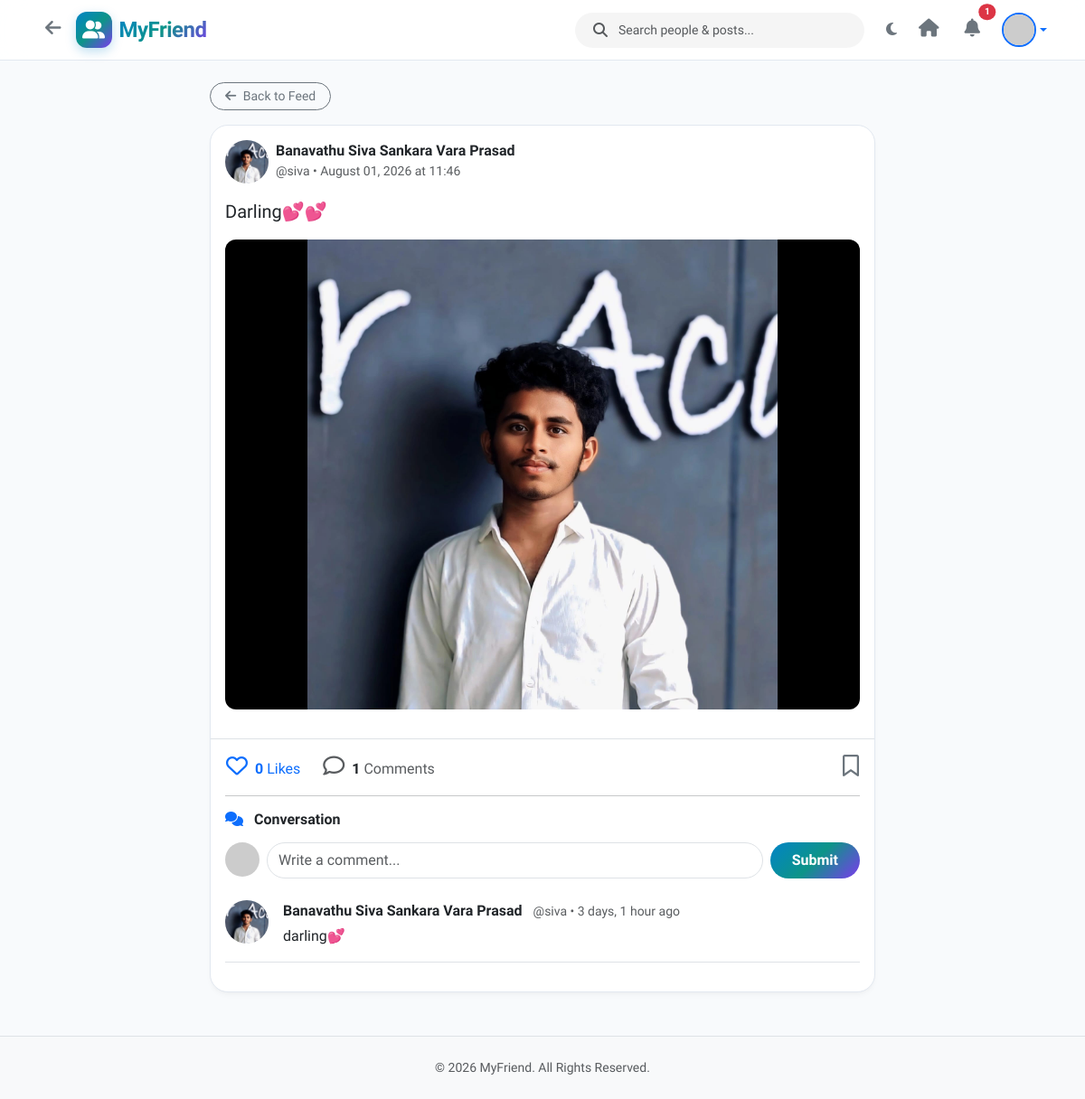
The app's page /post/6/ (signed in) with its own data.
### app/models.py (models this page shows, shortened)
class Post(models.Model):
    author = models.ForeignKey(User, on_delete=models.CASCADE, related_name='posts')
    caption = models.TextField()
    image = models.ImageField(upload_to='post_images/', blank=True, null=True)
    created_at = models.DateTimeField(auto_now_add=True)
    updated_at = models.DateTimeField(auto_now=True)
    class Meta:
        ordering = ['-created_at']
    @property
    def likes_count(self):
        return self.likes.count()
    @property
    def comments_count(self):
        return self.comments.count()

class UserProfile(models.Model):
    user = models.OneToOneField(User, on_delete=models.CASCADE, related_name='profile')
    profile_image = models.ImageField(upload_to='profile_pics/', blank=True, null=True)
    cover_image = models.ImageField(upload_to='cover_pics/', blank=True, null=True)
    bio = models.TextField(max_length=500, blank=True, null=True)
    location = models.CharField(max_length=100, blank=True, null=True)
    website = models.URLField(max_length=200, blank=True, null=True)
    created_at = models.DateTimeField(auto_now_add=True)
    @property
    def avatar_url(self):
        if self.profile_image and hasattr(self.profile_image, 'url'):
            return self.profile_image.url
        return f"https://ui-avatars.com/api/?name={self.user.username}&background=0284c7&color=fff&size=150"

class Comment(models.Model):
    post = models.ForeignKey(Post, on_delete=models.CASCADE, related_name='comments')
    author = models.ForeignKey(User, on_delete=models.CASCADE, related_name='comments')
    comment = models.TextField()
    created_at = models.DateTimeField(auto_now_add=True)
    class Meta:
        ordering = ['created_at']

### app/views.py (the view, shortened to what this page needs)
# urls.py: path('post/<int:post_id>/', views.post_detail_view, name='post_detail'),
@login_required
def post_detail_view(request, post_id):
    post = get_object_or_404(Post.objects.select_related('author', 'author__profile'), id=post_id)
    comments = post.comments.select_related('author', 'author__profile').all()
    comment_form = CommentForm()
    is_liked = Like.objects.filter(user=request.user, post=post).exists()
    is_saved = SavedPost.objects.filter(user=request.user, post=post).exists()
    context = {
        'post': post,
        'comments': comments,
        'comment_form': comment_form,
        'is_liked': is_liked,
        'is_saved': is_saved,
    }
    return render(request, 'post_detail.html', context)

### app/forms.py
class CommentForm(forms.ModelForm):
    comment = forms.CharField(
        widget=forms.TextInput(attrs={
            'class': 'form-control rounded-pill pe-5',
            'placeholder': 'Write a comment...'
        })
    )
    class Meta:
        model = Comment
        fields = ['comment']

### app/views.py (called while the page is built)
def unread_notifications_context(request):
    if request.user.is_authenticated:
        count = Notification.objects.filter(receiver=request.user, is_read=False).count()
        return {'unread_notifications_count': count}
    return {'unread_notifications_count': 0}

### templates/post_detail.html (shortened to what this page needs)
{% extends 'base.html' %}
{% load static %}
{% block content %}
<div class="container">
    <div class="row justify-content-center">
        <div class="col-lg-8">
            <div class="mb-3">
                <a href="{% url 'home' %}" class="btn btn-sm btn-outline-secondary rounded-pill px-3">
                    <i class="fas fa-arrow-left me-1"></i> Back to Feed
                </a>
            </div>
            <div class="card card-connecthub mb-4">
                <div class="card-header bg-transparent border-0 d-flex align-items-center justify-content-between p-3 pb-0">
                    <div class="d-flex align-items-center gap-2">
                        <a href="{% url 'profile' username=post.author.username %}">
                            <img src="{{ post.author.profile.avatar_url }}" alt="{{ post.author.username }}" class="avatar-md">
                        </a>
                        <div>
                            <h6 class="fw-bold mb-0">
                                <a href="{% url 'profile' username=post.author.username %}" class="text-decoration-none text-reset">
                                    {{ post.author.get_full_name|default:post.author.username }}
                                </a>
                            </h6>
                            <span class="text-muted small">@{{ post.author.username }} • {{ post.created_at|date:"F d, Y \a\t H:i" }}</span>
                        </div>
                    </div>
                </div>
                <div class="card-body px-3 py-3">
                    <p class="card-text fs-5 text-break mb-3">{{ post.caption|linebreaksbr }}</p>
                    {% if post.image %}
                    <div class="post-image-container mb-3">
                        <img src="{{ post.image.url }}" alt="Post Image" class="img-fluid rounded-3">
                    </div>
                    {% endif %}
                </div>
                <div class="card-footer bg-transparent border-0 px-3 py-3 border-top">
                    <div class="d-flex align-items-center justify-content-between mb-3">
                        <div class="d-flex align-items-center gap-4">
                            <button type="button" class="btn btn-link text-decoration-none p-0 btn-like-trigger {% if is_liked %}liked{% endif %}" data-post-id="{{ post.id }}">
                                <i class="{% if is_liked %}fas{% else %}far{% endif %} fa-heart fs-4 like-icon me-1"></i>
                                <span class="like-count fw-bold fs-6">{{ post.likes_count }}</span> Likes
                            </button>
                            <span class="text-muted"><i class="far fa-comment fs-4 me-1"></i> <strong class="text-dark">{{ post.comments_count }}</strong> Comments</span>
                        </div>
                        <button type="button" class="btn btn-link text-decoration-none text-secondary p-0 btn-save-trigger {% if is_saved %}saved{% endif %}" data-post-id="{{ post.id }}">
                            <i class="{% if is_saved %}fas{% else %}far{% endif %} fa-bookmark fs-4 save-icon"></i>
                        </button>
                    </div>
                    <hr class="my-3">
                    <h6 class="fw-bold mb-3"><i class="fas fa-comments text-primary me-2"></i> Conversation</h6>
                    <form method="POST" action="{% url 'post_detail' post_id=post.id %}" class="mb-4">
                        <div class="d-flex gap-2">
                            <img src="{{ user.profile.avatar_url }}" class="avatar-sm" alt="Avatar">
                            <div class="input-group">
                                {{ comment_form.comment }}
                                <button type="submit" class="btn btn-accent px-4 ms-2 rounded-pill">Submit</button>
                            </div>
                        </div>
                    </form>
                    <div class="comments-list">
                        {% for comment in comments %}
                        <div class="d-flex gap-3 mb-3 align-items-start border-bottom pb-3">
                            <a href="{% url 'profile' username=comment.author.username %}">
                                <img src="{{ comment.author.profile.avatar_url }}" class="avatar-md" alt="Avatar">
                            </a>
                            <div class="w-100">
                                <div class="d-flex justify-content-between align-items-center mb-1">
                                    <div>
                                        <a href="{% url 'profile' username=comment.author.username %}" class="fw-bold text-dark text-decoration-none me-2">
                                            {{ comment.author.get_full_name|default:comment.author.username }}
                                        </a>
                                        <span class="text-muted small">@{{ comment.author.username }} • {{ comment.created_at|timesince }} ago</span>
                                    </div>
                                </div>
                                <p class="mb-0 text-break">{{ comment.comment }}</p>
                            </div>
                        </div>
                        {% empty %}
                        <div class="text-center text-muted py-4">
                            <p class="mb-0">No comments yet. Start the conversation!</p>
                        </div>
                        {% endfor %}
                    </div>
                </div>
            </div>
        </div>
    </div>
</div>
{% endblock %}

### templates/base.html (shortened to what this page needs)
{% load static %}
<!DOCTYPE html>
<html lang="en" data-bs-theme="light">
<head>
    <link href="https://cdn.jsdelivr.net/npm/bootstrap@5.3.2/dist/css/bootstrap.min.css" rel="stylesheet">
    <link rel="stylesheet" href="https://cdnjs.cloudflare.com/ajax/libs/font-awesome/6.4.2/css/all.min.css">
    <link rel="stylesheet" href="{% static 'css/style.css' %}">
</head>
<body>
    <nav class="navbar navbar-expand-lg sticky-top navbar-myfriend py-2">
        <div class="container">
            <div class="d-flex align-items-center gap-2">
                <button type="button" class="btn btn-icon btn-outline-secondary rounded-circle border-0 p-2" onclick="window.history.back();" title="Go Back">
                    <i class="fas fa-arrow-left fs-5"></i>
                </button>
                <a class="navbar-brand d-flex align-items-center gap-2 m-0" href="{% if user.is_authenticated %}{% url 'home' %}{% else %}{% url 'landing' %}{% endif %}">
                    <div class="brand-icon-box">
                        <i class="fas fa-user-group fs-5"></i>
                    </div>
                    <span class="fs-4 brand-gradient">MyFriend</span>
                </a>
            </div>
            {% if user.is_authenticated %}
            <form class="d-none d-md-flex mx-auto search-input-group me-3" style="max-width: 320px; width: 100%;" action="{% url 'search' %}" method="GET">
                <i class="fas fa-search text-muted my-auto ms-2 me-1"></i>
                <input class="form-control form-control-sm border-0 bg-transparent text-reset" type="search" name="q" placeholder="Search people & posts..." aria-label="Search">
            </form>
            {% endif %}
            <div class="d-flex align-items-center gap-2">
                <button type="button" class="btn btn-icon btn-outline-secondary rounded-circle border-0 p-2" id="theme-toggle-btn" title="Toggle Light/Dark Theme">
                    <i id="theme-toggle-icon" class="fas fa-moon text-secondary"></i>
                </button>
                {% if user.is_authenticated %}
                <a href="{% url 'home' %}" class="btn btn-icon btn-outline-secondary rounded-circle border-0 p-2 me-1" title="Home Feed">
                    <i class="fas fa-house fs-5"></i>
                </a>
                <a href="{% url 'notifications' %}" class="btn btn-icon btn-outline-secondary rounded-circle border-0 p-2 me-1 position-relative" title="Notifications">
                    <i class="fas fa-bell fs-5"></i>
                    {% if unread_notifications_count > 0 %}
                    <span id="notification-badge" class="position-absolute top-0 start-100 translate-middle badge rounded-pill bg-danger" style="font-size: 0.65rem;">
                        {{ unread_notifications_count }}
                    </span>
                    {% endif %}
                </a>
                <div class="dropdown ms-1">
                    <a href="#" class="d-flex align-items-center text-decoration-none dropdown-toggle" id="userDropdown" data-bs-toggle="dropdown" aria-expanded="false">
                        <img src="{{ user.profile.avatar_url }}" alt="{{ user.username }}" class="avatar-sm border border-2 border-primary">
                    </a>
                </div>
                {% else %}
                <a href="{% url 'login' %}" class="btn btn-outline-primary rounded-pill px-3 me-2 fw-semibold">Log In</a>
                <a href="{% url 'register' %}" class="btn btn-accent px-3 fw-semibold">Sign Up</a>
                {% endif %}
            </div>
        </div>
    </nav>
    <main class="flex-grow-1 py-4">
        {% block content %}{% endblock %}
    </main>
    <footer class="py-4 border-top mt-auto bg-body-tertiary">
        <div class="container text-center text-muted small">
            <p class="mb-0">&copy; 2026 MyFriend. All Rights Reserved.</p>
        </div>
    </footer>
</body>
</html>

### static/css/style.css (style rules this page uses)
:root { --primary-gradient: linear-gradient(135deg, #0284c7 0%, #0d9488 50%, #7c3aed 100%); --accent-blue: #0284c7; --accent-teal: #0d9488; --accent-purple: #7c3aed; --accent-hover: #0369a1; --heart-color: #f43f5e; --bookmark-color: #f59e0b; --whatsapp-color: #25d366; --bg-body-light: #f8fafc; --bg-card-light: #ffffff; --text-primary-light: #0f172a; --text-secondary-light: #64748b; --border-color-light: #e2e8f0; --glass-bg-light: rgba(255, 255, 255, 0.88); --bg-body-dark: #090d16; --bg-card-dark: #131c2e; --text-primary-dark: #f8fafc; --text-secondary-dark: #94a3b8; --border-color-dark: #1e293b; --glass-bg-dark: rgba(19, 28, 46, 0.88); --transition-fast: 0.2s cubic-bezier(0.4, 0, 0.2, 1); --transition-bounce: 0.4s cubic-bezier(0.68, -0.55, 0.265, 1.55); }
body { font-family: 'Plus Jakarta Sans', 'Inter', system-ui, -apple-system, sans-serif; background-color: var(--bg-body-light); color: var(--text-primary-light); transition: background-color var(--transition-fast), color var(--transition-fast); min-height: 100vh; display: flex; flex-direction: column; }
.navbar-myfriend { background: var(--glass-bg-light); backdrop-filter: blur(16px); -webkit-backdrop-filter: blur(16px); border-bottom: 1px solid var(--border-color-light); transition: all var(--transition-fast); }
.brand-gradient { background: var(--primary-gradient); -webkit-background-clip: text; -webkit-text-fill-color: transparent; font-weight: 800; letter-spacing: -0.5px; }
.brand-icon-box { width: 40px; height: 40px; border-radius: 12px; background: var(--primary-gradient); display: flex; align-items: center; justify-content: center; color: #ffffff; box-shadow: 0 4px 12px rgba(2, 132, 199, 0.25); }
.search-input-group { background-color: rgba(0, 0, 0, 0.04); border-radius: 50rem; padding: 0.25rem 0.75rem; transition: all var(--transition-fast); }
.search-input-group input { background: transparent; border: none; outline: none; box-shadow: none !important; }
.card-connecthub { background-color: var(--bg-card-light); border: 1px solid var(--border-color-light); border-radius: 1.25rem; box-shadow: 0 4px 6px -1px rgba(0, 0, 0, 0.03), 0 2px 4px -1px rgba(0, 0, 0, 0.02); transition: transform var(--transition-fast), box-shadow var(--transition-fast), background-color var(--transition-fast); }
.avatar-sm { width: 38px; height: 38px; border-radius: 50%; object-fit: cover; }
.avatar-md { width: 48px; height: 48px; border-radius: 50%; object-fit: cover; }
.post-image-container { max-height: 520px; overflow: hidden; background-color: #000; border-radius: 0.75rem; }
.post-image-container img { width: 100%; max-height: 520px; object-fit: contain; }
.btn-accent { background: var(--primary-gradient); color: #ffffff; border: none; font-weight: 600; border-radius: 50rem; padding: 0.5rem 1.25rem; transition: all var(--transition-fast); }

### records on screen
Post: author.profile.avatar_url (picture), author.get_full_name "Banavathu Siva Sankara Vara Prasad", author.username "siva", created_at "August 01, 2026 at 11:46", caption "Darling💕💕", image (picture), likes_count "0", comments_count "1"
Comment: author.profile.avatar_url (picture), author.get_full_name "Banavathu Siva Sankara Vara Prasad", author.username "siva", created_at "3 days, 1 hour", comment "darling💕"

### other values on screen
{{ unread_notifications_count }} "1"
